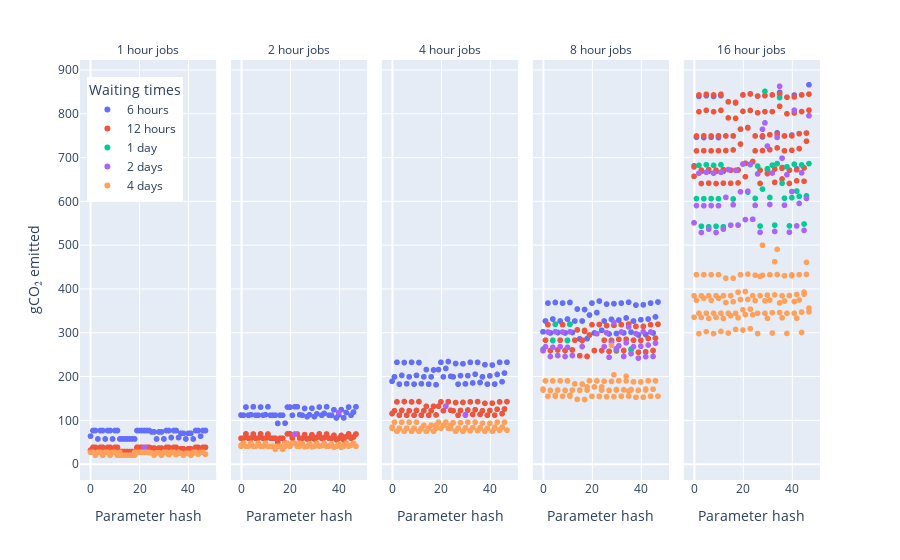

Notebook source saved alongside this figure:
### Code cell
print(same_job_different_deadlines_df_filtered.head())

name_mapping = {
    "6": "6 hours", 
    "12": "12 hours", 
    "24": "1 day", 
    "48": "2 days", 
    "96": "4 days"
}

same_job_different_deadlines_df_filtered['waiting_time'] = same_job_different_deadlines_df_filtered['waiting_time'].astype(str)
same_job_different_deadlines_df_filtered['job_length'] = same_job_different_deadlines_df_filtered['waiting_time'].astype(str)

name_mapping = {
    "6": "6 hours", 
    "12": "12 hours", 
    "24": "1 day", 
    "48": "2 days", 
    "96": "4 days"
}

label_order = list(name_mapping.values())

same_job_different_deadlines_df_filtered['waiting_time_label'] = same_job_different_deadlines_df_filtered['waiting_time'].replace(name_mapping)

waiting_times_ints = [str(w) for w in sorted([int(w) for w in waiting_times])]

def make_deadlines_plot(df: pd.DataFrame):
    fig = px.scatter(
        df, x="x_label", y="carbon_cost", color="waiting_time_label",
        hover_data=df.columns, color_continuous_scale='Aggrnyl', facet_col="ID",
       category_orders={'waiting_time_label': label_order}, labels={"x_label": "Parameter group"}
    )

    fig.update_layout({
        "yaxis_title":"gCO₂ emitted",
    })

    length_label = [
        "1 hour jobs",
        "2 hour jobs",
        "4 hour jobs" ,
        "8 hour jobs",
        "16 hour jobs",   
    ]   

    for i in range(len(length_label)):
        fig.layout['annotations'][i]['text'] = length_label[i]

    fig.update_layout(
        legend_title_text='Waiting times',
        legend=dict(
            x=0.01, 
            y=0.96,
        )
    )


    fig.show()
    return fig

same_jobs_different_deadlines_fig = make_deadlines_plot(same_job_different_deadlines_df_filtered)
pio.write_image(same_jobs_different_deadlines_fig, file="eval_same_job_different_deadlines.pdf")
